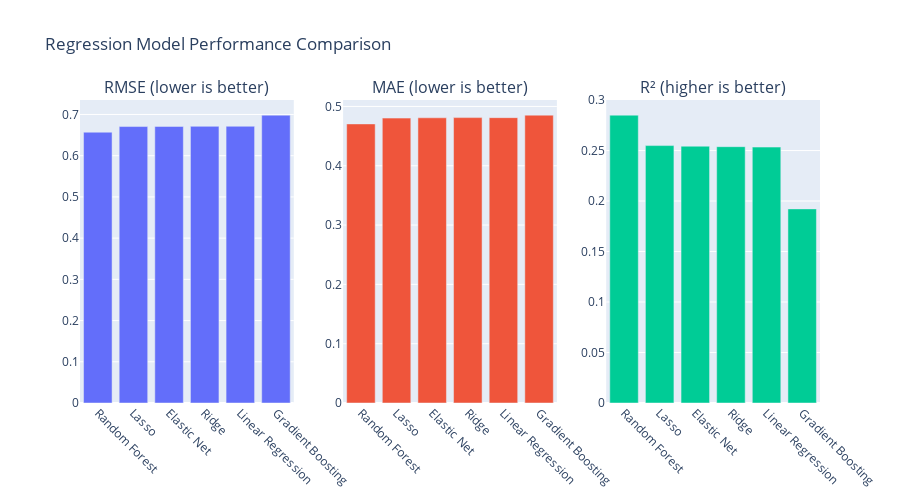

The notebook cell this image was saved under:
### Code cell
# Visualize regression results
fig = make_subplots(rows=1, cols=3, subplot_titles=('RMSE (lower is better)', 'MAE (lower is better)', 'R² (higher is better)'))

fig.add_trace(go.Bar(x=comparison_r['Model'], y=comparison_r['RMSE'], name='RMSE'), row=1, col=1)
fig.add_trace(go.Bar(x=comparison_r['Model'], y=comparison_r['MAE'], name='MAE'), row=1, col=2)
fig.add_trace(go.Bar(x=comparison_r['Model'], y=comparison_r['R²'], name='R²'), row=1, col=3)

fig.update_layout(
    title='Regression Model Performance Comparison',
    height=500,
    showlegend=False
)
fig.update_xaxes(tickangle=45)
fig.show()

### Figure 1 — Plotly figure (JSON) as saved in the notebook; plotly's stock layout.template omitted (floating-point values rounded to 4 significant figures)
{"data": [{"name": "RMSE", "type": "bar", "x": ["Random Forest", "Lasso", "Elastic Net", "Ridge", "Linear Regression", "Gradient Boosting"], "xaxis": "x", "y": [0.657, 0.6707, 0.671, 0.6712, 0.6714, 0.6984], "yaxis": "y"}, {"name": "MAE", "type": "bar", "x": ["Random Forest", "Lasso", "Elastic Net", "Ridge", "Linear Regression", "Gradient Boosting"], "xaxis": "x2", "y": [0.4705, 0.4803, 0.4808, 0.4811, 0.4811, 0.4853], "yaxis": "y2"}, {"name": "R²", "type": "bar", "x": ["Random Forest", "Lasso", "Elastic Net", "Ridge", "Linear Regression", "Gradient Boosting"], "xaxis": "x3", "y": [0.2851, 0.2549, 0.2543, 0.2538, 0.2534, 0.1922], "yaxis": "y3"}], "layout": {"annotations": [{"font": {"size": 16}, "showarrow": false, "text": "RMSE (lower is better)", "x": 0.1444, "xanchor": "center", "xref": "paper", "y": 1, "yanchor": "bottom", "yref": "paper"}, {"font": {"size": 16}, "showarrow": false, "text": "MAE (lower is better)", "x": 0.5, "xanchor": "center", "xref": "paper", "y": 1, "yanchor": "bottom", "yref": "paper"}, {"font": {"size": 16}, "showarrow": false, "text": "R² (higher is better)", "x": 0.8556, "xanchor": "center", "xref": "paper", "y": 1, "yanchor": "bottom", "yref": "paper"}], "height": 500, "showlegend": false, "title": {"text": "Regression Model Performance Comparison"}, "xaxis": {"anchor": "y", "domain": [0, 0.2889], "tickangle": 45}, "xaxis2": {"anchor": "y2", "domain": [0.3556, 0.6444], "tickangle": 45}, "xaxis3": {"anchor": "y3", "domain": [0.7111, 1], "tickangle": 45}, "yaxis": {"anchor": "x", "domain": [0, 1]}, "yaxis2": {"anchor": "x2", "domain": [0, 1]}, "yaxis3": {"anchor": "x3", "domain": [0, 1]}}}
